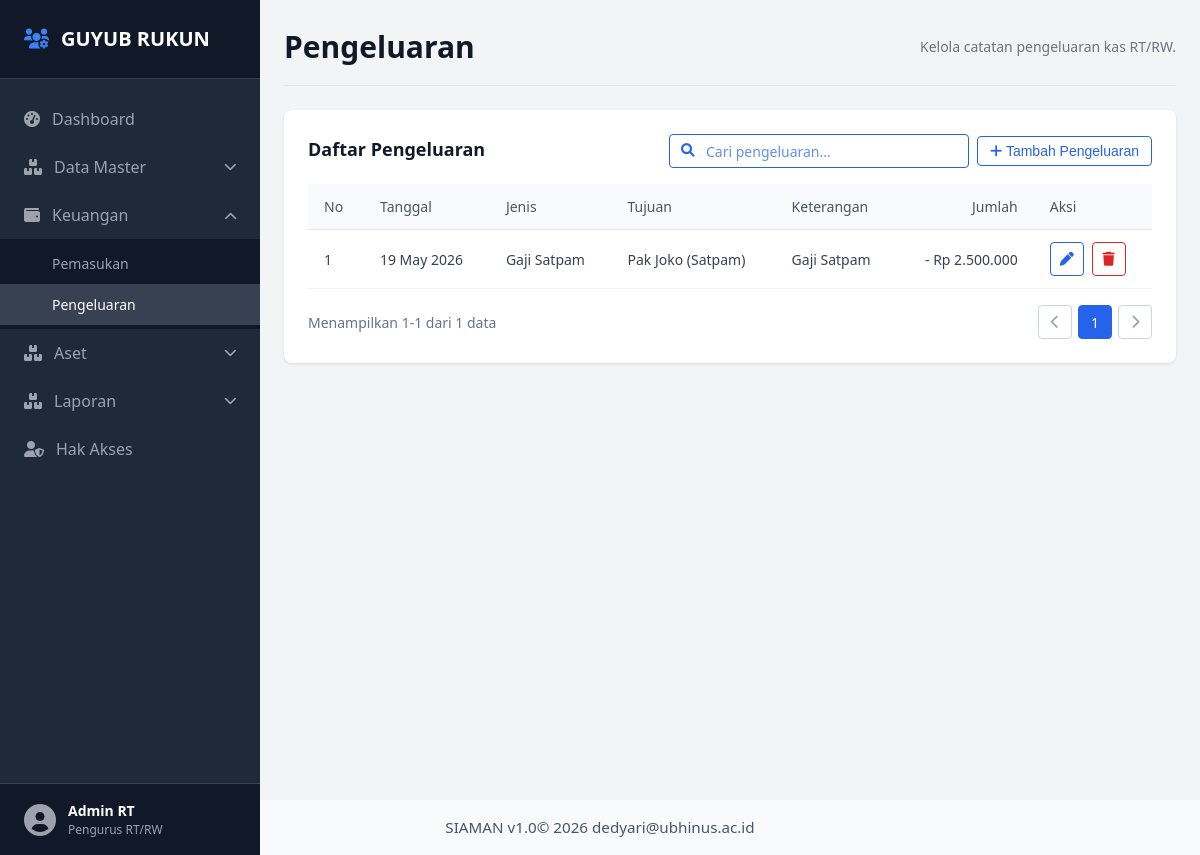
Page /pengeluaran.php on the committed database.
### tables this page shows
CREATE TABLE IF NOT EXISTS transaksi (
    id INT AUTO_INCREMENT PRIMARY KEY,
    tanggal DATE NOT NULL,
    tipe ENUM('Pemasukan', 'Pengeluaran') NOT NULL,
    jenis_transaksi_id INT NULL,
    sumber VARCHAR(160) NOT NULL,
    keterangan TEXT,
    jumlah DECIMAL(14,2) NOT NULL,
    created_at TIMESTAMP DEFAULT CURRENT_TIMESTAMP,
    CONSTRAINT fk_transaksi_jenis FOREIGN KEY (jenis_transaksi_id) REFERENCES jenis_transaksi(id) ON DELETE SET NULL
);

CREATE TABLE IF NOT EXISTS jenis_transaksi (
    id INT AUTO_INCREMENT PRIMARY KEY,
    tipe ENUM('Pemasukan', 'Pengeluaran') NOT NULL,
    nama VARCHAR(120) NOT NULL,
    deskripsi TEXT,
    created_at TIMESTAMP DEFAULT CURRENT_TIMESTAMP
);

### inc/db.php (called while the page is built, shortened)
<?php
try {
    $dbAvailable = true;
} catch (PDOException $exception) {
    $dbError = $exception->getMessage();
}
?>

### inc/data.php (called while the page is built, shortened)
<?php
require_once __DIR__ . '/db.php';
function formatDataRupiah($value) {
    return 'Rp ' . number_format((int) $value, 0, ',', '.');
}
function dbFetchAll($sql) {
    global $pdo, $dbAvailable;
    return $pdo->query($sql)->fetchAll();
}
if ($dbAvailable) {
    $dbTransactions = dbFetchAll('SELECT t.id, t.tanggal, t.tipe AS jenis, jt.nama AS kategori, t.sumber, t.keterangan, t.jumlah FROM transaksi t LEFT JOIN jenis_transaksi jt ON jt.id = t.jenis_transaksi_id ORDER BY t.tanggal DESC, t.id DESC');
    if ($dbTransactions) {
        $transactions = array_map(function ($row) {
            $isPemasukan = $row['jenis'] === 'Pemasukan';
            return [
                'id' => $row['id'],
                'tanggal' => date('d M Y', strtotime($row['tanggal'])),
                'jenis' => $row['jenis'],
                'kategori' => $row['kategori'] ?: $row['jenis'],
                'label' => $isPemasukan ? 'badge-pemasukan' : 'badge-pengeluaran',
                'sumber' => $row['sumber'],
                'keterangan' => $row['keterangan'],
                'jumlah' => ($isPemasukan ? '+ ' : '- ') . formatDataRupiah(abs($row['jumlah'])),
                'class' => $isPemasukan ? 'text-success' : 'text-danger',
            ];
        }, $dbTransactions);
    }
}
?>

### pengeluaran.php (the view, shortened to what this page needs)
<?php
include 'inc/data.php';
include 'inc/header.php';
?>
<header class="dashboard-header">
    <h1>Pengeluaran</h1>
    <div class="periode-aktif">
        Kelola catatan pengeluaran kas RT/RW.
    </div>
</header>
<section class="details-box transaksi-box">
    <div class="transaksi-header">
        <h2>Daftar Pengeluaran</h2>
        <div class="header-actions">
            <label class="table-search" for="pengeluaranSearch">
                <input type="search" id="pengeluaranSearch" placeholder="Cari pengeluaran..." aria-label="Cari data pengeluaran">
            </label>
            <button class="btn-filter" id="btnTambahPengeluaran" onclick="openPengeluaranModal()">
                <i class="fas fa-plus"></i> Tambah Pengeluaran
            </button>
        </div>
    </div>
    <div class="table-responsive">
        <table class="data-table">
            <thead>
                <tr>
                    <th>No</th>
                    <th>Tanggal</th>
                    <th>Jenis</th>
                    <th>Tujuan</th>
                    <th>Keterangan</th>
                    <th class="text-right">Jumlah</th>
                    <th>Aksi</th>
                </tr>
            </thead>
            <tbody id="pengeluaranRows">
                <?php
                $no = 1;
                foreach ($transactions as $t) {
                    if (strtolower($t['jenis']) !== 'pengeluaran') continue;
                    echo '<tr data-id="' . htmlspecialchars($t['id'] ?? '', ENT_QUOTES, 'UTF-8') . '">';
                    echo '<td>' . $no++ . '</td>';
                    echo '<td>' . htmlspecialchars($t['tanggal'], ENT_QUOTES, 'UTF-8') . '</td>';
                    echo '<td>' . htmlspecialchars($t['kategori'] ?? $t['jenis'], ENT_QUOTES, 'UTF-8') . '</td>';
                    echo '<td>' . htmlspecialchars($t['sumber'], ENT_QUOTES, 'UTF-8') . '</td>';
                    echo '<td>' . htmlspecialchars($t['keterangan'], ENT_QUOTES, 'UTF-8') . '</td>';
                    echo '<td class="text-right text-danger">' . htmlspecialchars($t['jumlah'], ENT_QUOTES, 'UTF-8') . '</td>';
                    echo '<td>';
                    echo '<div class="action-buttons">';
                    echo '<button class="btn-filter btn-icon" type="button" onclick="editPengeluaran(this)" title="Edit" aria-label="Edit"><i class="fas fa-pen"></i></button>';
                    echo '<button class="btn-filter btn-icon btn-danger" type="button" onclick="deletePengeluaran(this)" title="Hapus" aria-label="Hapus"><i class="fas fa-trash"></i></button>';
                    echo '</div>';
                    echo '</td>';
                    echo '</tr>';
                }
                ?>
            </tbody>
        </table>
    </div>
    <div class="table-pagination" id="pengeluaranPagination" aria-label="Navigasi halaman data pengeluaran"></div>
</section>
<?php include 'inc/footer.php'; ?>

### css/style.css (style rules this page uses)
* { margin: 0; padding: 0; box-sizing: border-box; }
body { font-family: 'Segoe UI', Tahoma, Geneva, Verdana, sans-serif; background-color: #f3f4f6; color: #1f2937; line-height: 1.5; }
.dashboard-header { display: flex; justify-content: space-between; align-items: center; border-bottom: 1px solid #e5e7eb; padding-bottom: 16px; margin-bottom: 24px; }
.dashboard-header h1 { font-size: 1.875rem; font-weight: 700; color: #111827; }
.periode-aktif { font-size: 0.875rem; color: #6b7280; }
.details-box { background-color: #ffffff; border-radius: 8px; box-shadow: 0 1px 3px rgba(0, 0, 0, 0.1); padding: 24px; }
.details-box h2 { font-size: 1.125rem; font-weight: 700; color: #111827; margin-bottom: 4px; }
.transaksi-header { display: flex; justify-content: space-between; align-items: center; gap: 16px; margin-bottom: 16px; }
.header-actions { display: flex; align-items: center; justify-content: flex-end; gap: 8px; }
.table-search { position: relative; display: flex; align-items: center; width: min(300px, 42vw); }
.table-search input { width: 100%; height: 34px; padding: 6px 12px 6px 36px; border: 1px solid #2563eb; border-radius: 4px; font-family: inherit; font-size: 0.875rem; color: #2563eb; background-color: #ffffff; transition: all 0.2s; }
.table-search input::placeholder { color: #2563eb; opacity: 0.72; }
.btn-filter { background: none; border: 1px solid #2563eb; color: #2563eb; padding: 6px 12px; border-radius: 4px; font-size: 0.875rem; cursor: pointer; transition: all 0.2s; }
.table-responsive { width: 100%; overflow-x: auto; }
.data-table { width: 100%; border-collapse: collapse; text-align: left; font-size: 0.875rem; }
.data-table th { background-color: #f9fafb; color: #4b5563; padding: 12px 16px; font-weight: 500; border-bottom: 1px solid #e5e7eb; }
.data-table td { padding: 12px 16px; border-bottom: 1px solid #f3f4f6; color: #374151; }
.table-pagination { display: flex; align-items: center; justify-content: space-between; gap: 16px; margin-top: 16px; }
.text-right { text-align: right; }
.text-danger { color: #ef4444; font-weight: 500; }
.action-buttons { display: flex; flex-wrap: wrap; gap: 8px; }
.btn-icon { width: 34px; height: 34px; display: inline-flex; align-items: center; justify-content: center; padding: 0; }
.btn-danger { border-color: #dc2626; color: #dc2626; }

### rows in the picture
transaksi: tanggal "19 May 2026", jenis_transaksi.nama "Gaji Satpam", sumber "Pak Joko (Satpam)", keterangan "Gaji Satpam", jumlah "- Rp 2.500.000"
